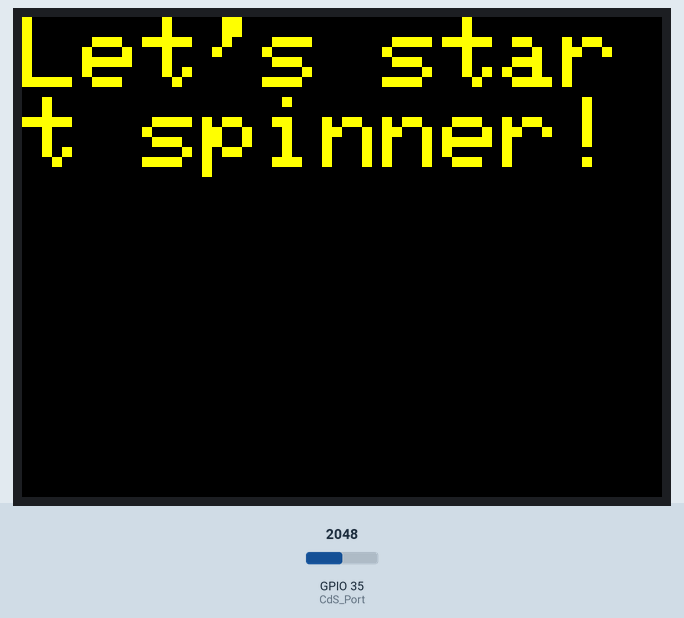
Simulated run of this program. Board: ESP32. On the bench: 320×240 colour display. The test bench sets the inputs (shaded band); at power-on: GPIO 35 (CdS_Port) = 2048. What the program prints to the serial monitor is not drawn.

Above: at 2.2 s.
2.3 s: GPIO 35 (CdS_Port) set to 960
Timing chart, 0 to 5.3 s (numbered marks = the images above; inputs shaded):
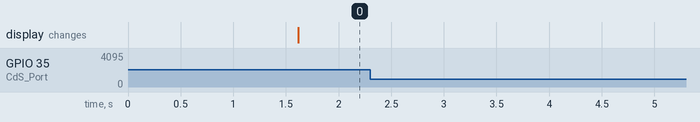

Measured:
- after the input at 2.3 s, every drawn part: stays the same

The program:

main.cpp
```cpp
#include <M5Stack.h>
#include "arduinoFFT.h"

const int bitSize = 8;
const uint16_t FFTsamples = 1 << bitSize; // サンプル数は2のべき乗

// 光センサーのポート番号。アナログ入力ポートは35が使える
int CdS_Port = 35;

void setup()
{
  Serial.begin(115200);
  M5.begin(true, false, true);
  M5.Power.begin();
  pinMode(CdS_Port, INPUT);

  // LCDに表示
  m5.Lcd.fillScreen(BLACK);
  m5.Lcd.setTextColor(YELLOW);
  m5.Lcd.setTextSize(5);
  m5.Lcd.setCursor(0, 0);
}

void printLCD(double Freq, double Rpm)
{
  M5.Lcd.setCursor(0, 0);
  M5.Lcd.setTextSize(5);
  m5.Lcd.clear();
  if (Freq > 1)
  {
    M5.Lcd.println("rpm : ");
    M5.Lcd.setTextSize(8);
    M5.Lcd.println(Rpm);
  }
  else
  {
    M5.Lcd.print("Let's start spinner!");
  }
}

void loop()
{
  double inputRe[FFTsamples]; // サンプリングしたデーターを入れる
  double inputIm[FFTsamples];

  double SAMPLING_FREQUENCY = 200;

  double ave = 0;
  double max = 0;
  double min = 4095;
  for (int i = 0; i < FFTsamples; i++)
  {
    inputRe[i] = analogRead(CdS_Port); //0 - 4095
    if (inputRe[i] > max)
      max = inputRe[i];
    if (inputRe[i] < min)
      min = inputRe[i];
    ave += inputRe[i];
    delay(1000 / SAMPLING_FREQUENCY); //ms
  }

  if (max - min > 1000)
  {
    //光量の変化があったら
    ave /= FFTsamples;

    for (int i = 0; i < FFTsamples; i++)
    {
      inputRe[i] -= ave; //平均値を0にする
      inputIm[i] = 0;    //虚数部の初期化
    }
    arduinoFFT FFT = arduinoFFT(inputRe, inputIm, FFTsamples, SAMPLING_FREQUENCY); // FFTオブジェクトを作る
    FFT.Compute(inputRe, inputIm, FFTsamples, FFT_FORWARD);
    FFT.ComplexToMagnitude(inputRe, inputIm, FFTsamples);
    double Freq = FFT.MajorPeak(inputRe, FFTsamples, SAMPLING_FREQUENCY);

    //Serial.print("Raw data -> ");
    //for (int i = 0; i < FFTsamples; i++)
    //  Serial.println(String(inputRe[i]) + "," + String(inputIm[i]));
    double Rpm = Freq / 3 * 60;
    Serial.println("Freqency : " + String(Freq) + "Hz" + " rpm : " + String(Rpm));
    printLCD(Freq, Rpm);
    delay(2000);
  }
  else
  {
    printLCD(0, 0);
  }
}
```
